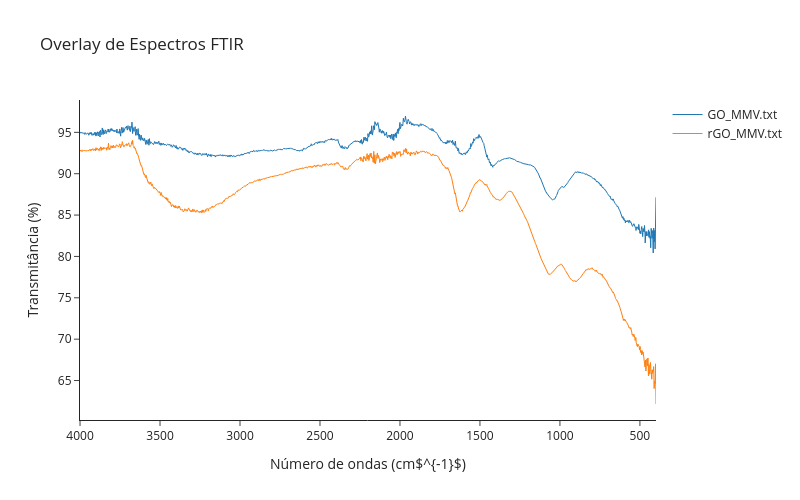

The code cell stored with this chart in its notebook:
### Markdown cell above
# *Overlay*

### Code cell
ftir_overlay(('GO_MMV.txt', 'rGO_MMV.txt'))

### Figure 1 — Plotly figure (JSON) as saved in the notebook; plotly's stock layout.template omitted (floating-point values rounded to 4 significant figures; data arrays with more than 128 entries replaced by an {"elided": "..."} marker saying what was removed)
{"data": [{"line": {"width": 1}, "mode": "lines", "name": "GO_MMV.txt", "type": "scatter", "x": {"elided": "2507 float values"}, "y": {"elided": "2507 float values"}}, {"line": {"width": 1}, "mode": "lines", "name": "rGO_MMV.txt", "type": "scatter", "x": {"elided": "2507 float values"}, "y": {"elided": "2507 float values"}}], "layout": {"height": 500, "title": {"text": "Overlay de Espectros FTIR"}, "width": 800, "xaxis": {"autorange": "reversed", "title": {"text": "Número de ondas (cm$^{-1}$)"}}, "yaxis": {"title": {"text": "Transmitância (%)"}}}}
